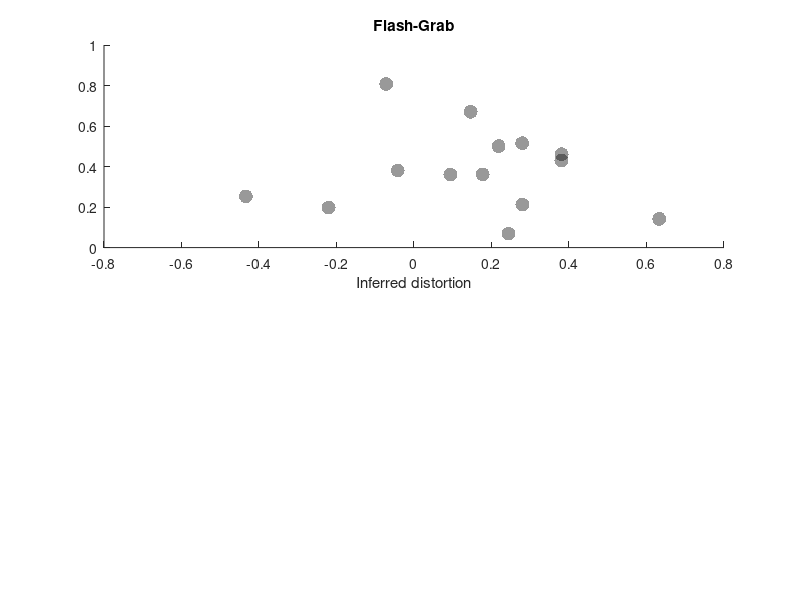

Write MATLAB code to recreate this figure. (Note: this script raises an error after producing the figure.)
clc
clear
close all

load distortion_observed.mat
load click_positions.mat

hBarLength_FG = frontDotX_FG - backDotX_FG;
hBarLength_FE = frontDotX_FE - backDotX_FE;

leftHand_FG = centerDotX_FG - backDotX_FG;
leftHand_FE = centerDotX_FE - backDotX_FE;

rightHand_FG = frontDotX_FG - centerDotX_FG;
rightHand_FE = frontDotX_FE - centerDotX_FE;

distortion_expected_FG = (leftHand_FG-rightHand_FG) ./ hBarLength_FG;
distortion_expected_FE = (leftHand_FE-rightHand_FE) ./ hBarLength_FE;

nsubjects = numel(distortion_expected_FG);

figure('units','inches','outerposition',[1 1 3.5 8])

%% apply exclusion
% distortion_observed_FG(ind_exclude) = [];
% distortion_observed_FE(ind_exclude) = [];
% distortion_expected_FG(ind_exclude) = [];
% distortion_expected_FE(ind_exclude) = [];

%% click location order check
ind_FG = (frontDotX_FG > centerDotX_FG) > backDotX_FG;
ind_FE = (frontDotX_FE > centerDotX_FE) > backDotX_FE;
% distortion_expected_FG(~ind_FG) = [];
% distortion_observed_FG(~ind_FG) = [];
% distortion_expected_FE(~ind_FE) = [];
% distortion_observed_FE(~ind_FE) = [];

%% click location separation check
[~,sig1_FG] = signrank(frontDotX_FG, centerDotX_FG);
[~,sig2_FG] = signrank(frontDotX_FG, centerDotX_FG);
% ind_FE = (frontDotX_FE > centerDotX_FE) > backDotX_FE;
% distortion_expected_FG(~ind_FG) = [];
% distortion_observed_FG(~ind_FG) = [];
% distortion_expected_FE(~ind_FE) = [];
% distortion_observed_FE(~ind_FE) = [];

%% plot difference (FG)
subplot(2,1,1)

szMarker = 100;
alphaMarker = .4;
c = 'k';
ticks = -1:.5:2;
lims = [-.6 2.2];

hold on
scatter(distortion_expected_FG, distortion_observed_FG, ...
    szMarker, c, 'fill', ...
    'markerfacealpha',alphaMarker)

title 'Flash-Grab'

xlabel 'Inferred distortion'
xline(0,'-')
xticks(ticks)
xlim(lims)

ylabel 'Observed distortion'
yline(0,'-')
yticks(ticks)
ylim(lims)

text(1.5, -.45, ['N = ',num2str(nsubjects)])

axis square
addUnityLine

cleanplot

fprintf([ ...
    '\n <FG distortion>' ...
    '\n median observed: %4.2f' ...
    '\n median inferred: %4.2f\n'], ...
    median(distortion_observed_FG), ...
    median(distortion_expected_FG))

[spearman_p, p] = corr(distortion_expected_FG,distortion_observed_FG, ...
    'type', 'spearman')

%% plot scatter (FE)
subplot(2,1,2)

scatter(distortion_expected_FE, distortion_observed_FE, ...
    szMarker, c, 'fill', ...
    'markerfacealpha',alphaMarker)

title 'Frame'

xlabel 'Inferred distortion'
xline(0,'-')
xticks(ticks)
xlim(lims)

ylabel 'Observed distortion'
yline(0,'-')
yticks(ticks)
ylim(lims)

text(1.5, -.45, ['N = ',num2str(nsubjects)])

axis square
addUnityLine

cleanplot

fprintf([ ...
    '\n <FE distortion>' ...
    '\n median observed: %4.2f' ...
    '\n median inferred: %4.2f\n'], ...
    median(distortion_observed_FE), ...
    median(distortion_expected_FE))

[spearman_p, p] = corr(distortion_observed_FE,distortion_expected_FE, ...
    'type', 'spearman')

%% plot scatter observed-inferred distortion

% figure('units','inches','outerposition',[7 1 4 4])
% hold on
% 
% FG_diff = distortion_observed_FG - distortion_expected_FG;
% FE_diff = distortion_observed_FE - distortion_expected_FE;
% 
% szMarker = 100;
% alphaMarker = .4;
% c = 'k';
% ticks = -2:.5:2;
% lims = [-1 1];
% 
% scatter(FG_diff, FE_diff, ...
%     szMarker, c, 'fill', ...
%     'markerfacealpha',alphaMarker)
% 
% title 'Distortion difference (Observed - Inferred)'
% 
% xlabel 'Flash-Grab'
% xline(0,'-')
% xticks(ticks)
% xlim(lims)
% 
% ylabel 'Frame'
% yline(0,'-')
% yticks(ticks)
% ylim(lims)
% 
% text(1.5, -.75, ['N = ',num2str(nsubjects)])
% 
% axis square
% addUnityLine
% 
% cleanplot

%% plot observed-inferred distortion

% figure('units','inches','outerposition',[11.5 1 4 4])
% 
% data_mat = [FG_diff, FE_diff];
% 
% xs = scatterbar_median(data_mat);
% errorbar(1:2, median(data_mat), MAD(data_mat), ...
%     'o','color','k','linewidth',2,'marker','none')
% 
% plot(xs', data_mat', 'color', .5 * ones(1,3))
% 
% xticks(1:2)
% xticklabels({'FG', 'FE'})
% 
% ylabel({'Distortion'; '(observed - inferred)'})
% yline(0,'-')
% % ylim([-.2 1])
% 
% text(2.3, -2.4, ['N = ',num2str(nsubjects)])
% pbaspect([1,2,1])
% 
% cleanplot

%%
% [delta, ~, p, W, z, r] = signrank_full(FG_diff, FE_diff);
% fprintf([ ...
%     '\n <Distortion difference>' ...
%     '\n -----------------------' ...
%     '\n median difference = %4.1f'...
%     '\n W = %5.2f' ...
%     '\n z = %5.2f' ...
%     '\n p = %5.3f' ...
%     '\n r = %4.2f \n'], ...
% delta,W,z,p,r)
% statbar(1,2, 1, p);

%% save figure
% set(gcf,'papersize',[8.3 11.7])
% saveas(gcf,'../results/fig05.pdf')
